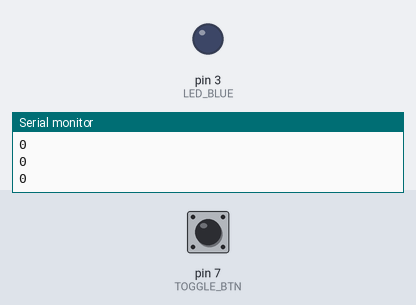
This sketch was run on a simulated Arduino Uno, built with avr-gcc and run on an emulated ATmega328P. Shown: output pins drawn as LEDs (lit = HIGH), the last lines printed to the serial monitor. The inputs (shaded band) are chosen by the test bench; at power-on: pin 7 (TOGGLE_BTN) LOW.

Above: at 1.2 s.
1.3 s: pin 7 (TOGGLE_BTN) pulled HIGH for 0.15 s
At 1.42 s:
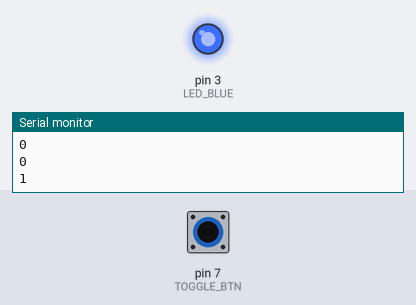
3.0 s: pin 7 (TOGGLE_BTN) pulled HIGH for 3.2 s
At 6.7 s:
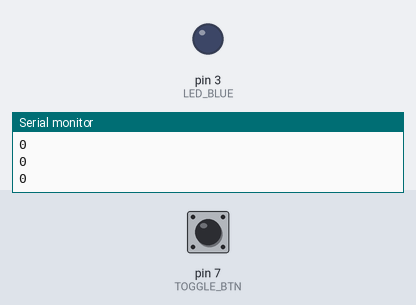
Timing chart, 0 to 8.2 s (numbered marks = the images above; inputs shaded):
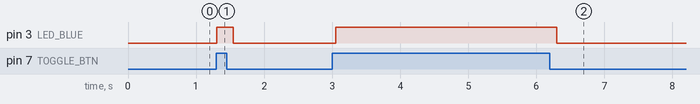

Measured:
- after the input at 1.3 s, pin 3 (LED_BLUE): LOW → HIGH at once, → LOW 0.25 s later
- after the input at 3.0 s, pin 3 (LED_BLUE): LOW → HIGH after 0.05 s, → LOW 3.2 s later

The sketch:

6_btn_led_sw.ino
```cpp
/*
 * 제목: Btn_LED(버튼 LED 실험)
 * 작성: 정도윤(Doyun Jung)
 * 작성일자: 2022-04-08
 * 비고:
 */

const int LED_BLUE = 3;
const int TOGGLE_BTN = 7;

const int PULL_UP = 1;
const int PULL_DOWN = 0;

const int END_CNT = 5;

int readBtnValue = 0;
int toggle = 0;


void setup() {

  Serial.begin(9600);
  pinMode(TOGGLE_BTN, INPUT);
  pinMode(LED_BLUE, OUTPUT);

}

void loop() {

  readBtnValue = digitalRead(TOGGLE_BTN);
  Serial.println(readBtnValue);

  if ( readBtnValue == PULL_UP ){
    toggle = 1;
  }
  else if ( readBtnValue == PULL_DOWN ){
    toggle = 0;
  }

  if ( toggle == 1 ) {
    digitalWrite(LED_BLUE, HIGH);
  }
  else {
    digitalWrite(LED_BLUE, LOW);
  }

  while(digitalRead(TOGGLE_BTN));

  // 락 기능
  delay(100);

}
```
